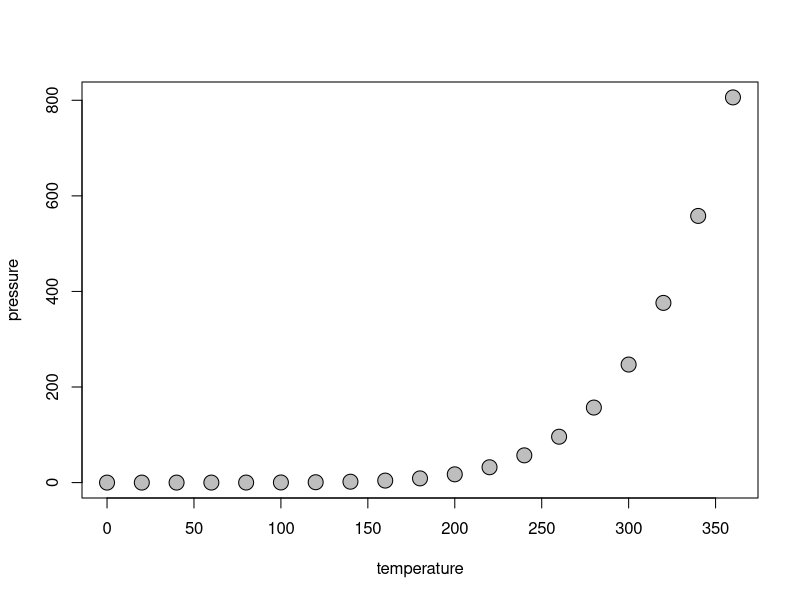

Here is the R script that generated this plot:
## ---- chunk 1
knitr::opts_chunk$set(echo = TRUE)
## ---- chunk 2
summary(cars)
## ---- chunk 3
plot(pressure, pch=21,bg="grey",cex=2)
